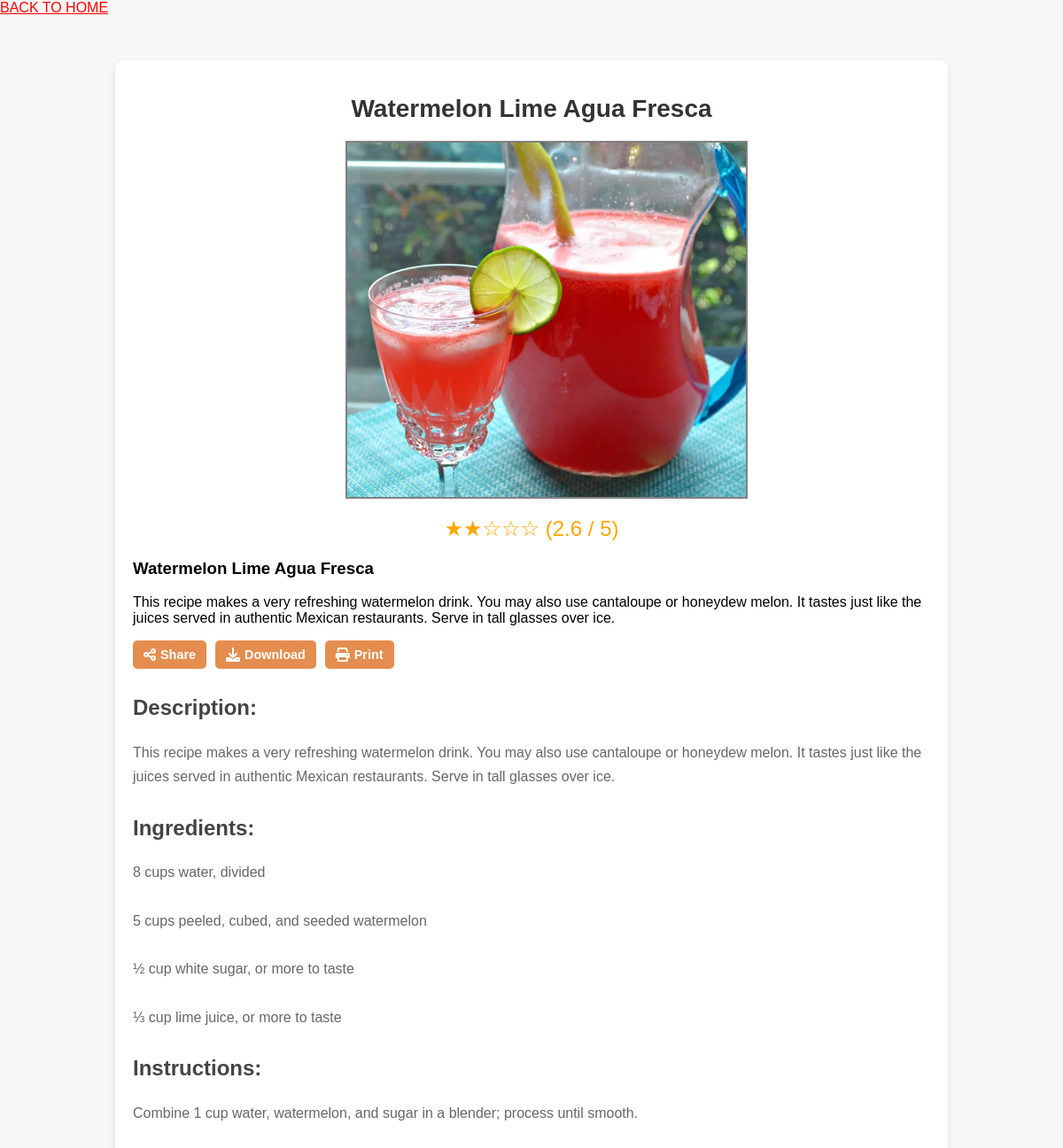
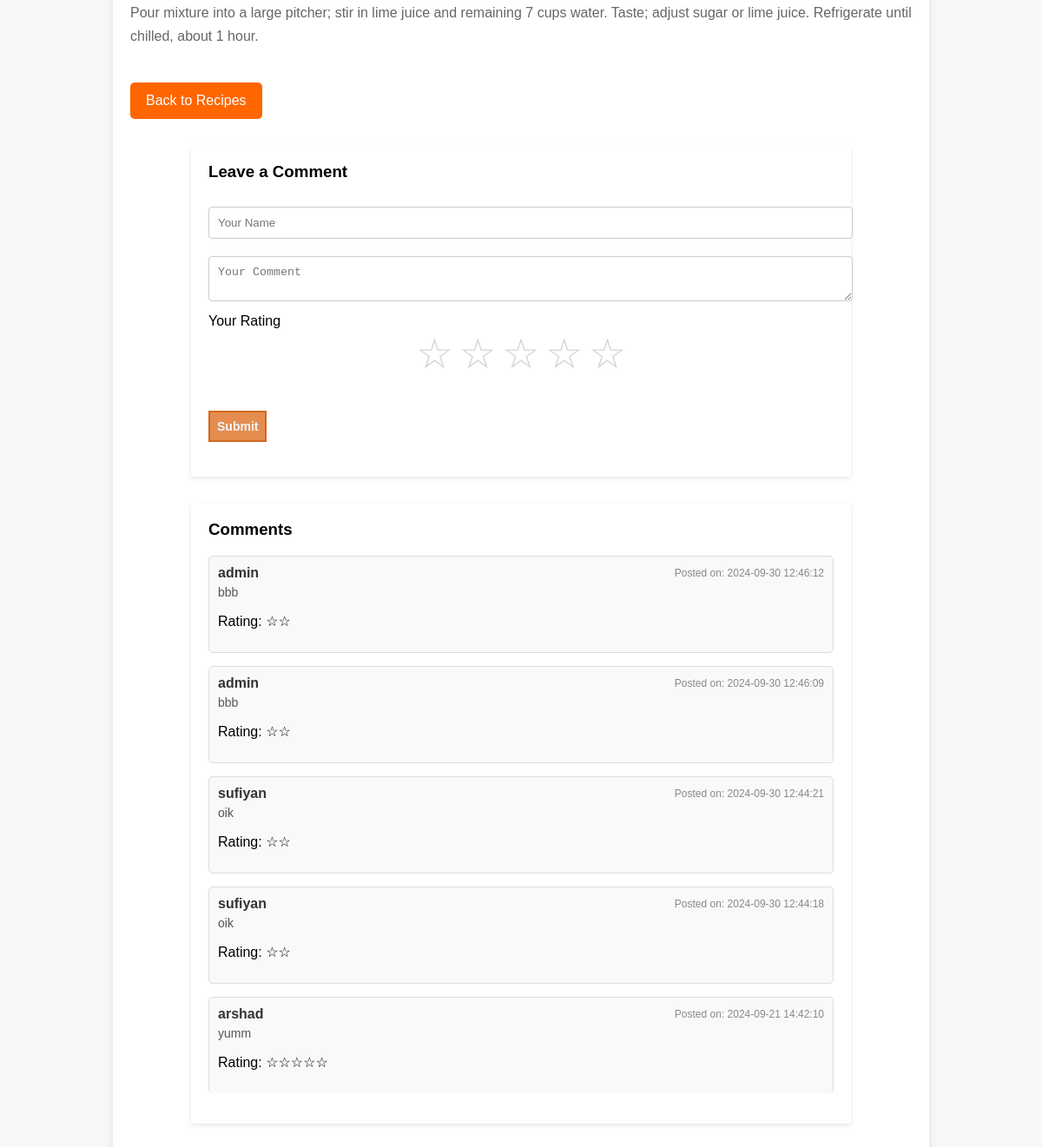
Screenshot of /recipe_detail.php?id=43 with the database file from the repository (2 pictures, top to bottom).
### tables this page shows
CREATE TABLE `recipes` (
  `id` int(11) NOT NULL,
  `title` varchar(255) NOT NULL,
  `description` text DEFAULT NULL,
  `ingredients` text DEFAULT NULL,
  `instructions` text DEFAULT NULL,
  `created_at` timestamp NOT NULL DEFAULT current_timestamp(),
  `category` varchar(50) DEFAULT NULL,
  `image` varchar(255) DEFAULT NULL,
  `rating` int(11) DEFAULT 0,
  `average_rating` float DEFAULT 0,
  `video_url` varchar(255) DEFAULT NULL
);

CREATE TABLE `comments` (
  `id` int(11) NOT NULL,
  `comment` text NOT NULL,
  `created_at` timestamp NOT NULL DEFAULT current_timestamp(),
  `username` varchar(255) NOT NULL,
  `rating` int(11) DEFAULT NULL,
  `recipe_id` int(11) DEFAULT NULL
);

### recipe_detail.php (the view, shortened to what this page needs)
<?php
include 'db_connect.php';
if (isset($_GET['id'])) {
    $recipe_id = $_GET['id'];
    $query = "SELECT * FROM recipes WHERE id = ?";
    $stmt = $conn->prepare($query);
    $stmt->bind_param("i", $recipe_id);
    $stmt->execute();
    $result = $stmt->get_result();
    $recipe = $result->fetch_assoc();
}
?>
<!DOCTYPE html>
<html lang="en">
<head>
</head>
<body>
    <a href="../index.php">BACK TO HOME</a>
<div class="recipe-container">
    <h1><?php echo $recipe['title']; ?></h1>
    <img src="../uploads/<?php echo $recipe['image']; ?>" alt="<?php echo $recipe['title']; ?>">
<div class="rating">
    <?php
    $average_rating = round($recipe['average_rating'], 1);
    echo str_repeat('★', floor($average_rating));
    echo str_repeat('☆', 5 - floor($average_rating));
    ?>
    <span>(<?php echo $average_rating; ?> / 5)</span>
</div>
<div class="recipe-card">
    <h3><?php echo $recipe['title']; ?></h3>
    <p><?php echo $recipe['description']; ?></p>
    <div class="recipe-options">
            <button class="option-btn" onclick="shareRecipe()">
                <i class="fas fa-share-alt"></i> Share
            </button>
            <button class="option-btn" onclick="downloadRecipe()">
                <i class="fas fa-download"></i> Download
            </button>
            <button class="option-btn" onclick="printRecipe()">
                <i class="fas fa-print"></i> Print
            </button>
        </div>
    <div class="recipe-details">
        <h3>Description:</h3>
        <p><?php echo $recipe['description']; ?></p>
        <h3>Ingredients:</h3>
        <p><?php echo nl2br($recipe['ingredients']); ?></p>
        <h3>Instructions:</h3>
        <p><?php echo nl2br($recipe['instructions']); ?></p>
    </div>
    <a href="display_recipes.php" class="back-link">Back to Recipes</a>
</div>
<?php
include 'db_connect.php';
$sql = "SELECT * FROM comments WHERE recipe_id = '$recipe_id' ORDER BY created_at DESC";
$result = $conn->query($sql);
?>
<!DOCTYPE html>
<html lang="en">
<head>
    <link
    href="https://cdnjs.cloudflare.com/ajax/libs/font-awesome/6.0.0-beta3/css/all.min.css"
    rel="stylesheet"/>
</head>
<body>
     <section class="comment-section">
        <h3>Leave a Comment</h3>
        <form action="" method="POST" class="comment-form">
            <input type="text" name="username" id="username" placeholder="Your Name" required>
            <textarea name="comment" id="comment" placeholder="Your Comment" required></textarea>
            <label for="rating">Your Rating</label>
    <div class="rating">
        <input type="radio" name="rating" value="5" id="5"><label for="5">☆</label>
        <input type="radio" name="rating" value="4" id="4"><label for="4">☆</label>
        <input type="radio" name="rating" value="3" id="3"><label for="3">☆</label>
        <input type="radio" name="rating" value="2" id="2"><label for="2">☆</label>
        <input type="radio" name="rating" value="1" id="1"><label for="1">☆</label>
    </div><br>
            <button type="submit">Submit</button>
        </form>
    </section>
   <section class="comment-section">
    <h3>Comments</h3>
    <ul class="comment-list">
        <?php
        if ($result && $result->num_rows > 0) {
            while ($row = $result->fetch_assoc()) {
                echo "<li class='comment-item'>";
                echo "<div class='comment-header'><strong>" . htmlspecialchars($row['username']) . "</strong> <small class='comment-date'>Posted on: " . $row['created_at'] . "</small></div>";
                echo "<p class='comment-content'>" . htmlspecialchars($row['comment']) . "</p>";
                echo '<p>Rating: ' . str_repeat('☆', $row['rating']) . '</p>';
                echo "</li>";
            }
        } else {
            echo "<li class='no-comments'>No comments yet. Be the first to comment!</li>";
        }
        ?>
    </ul>
</section>
</body>
</html>

### recipe_detail.php (style rules this page uses)
body { font-family: 'Arial', sans-serif; background-color: #f7f7f7; margin: 0; padding: 0; }
.recipe-container { max-width: 900px; margin: 50px auto; padding: 20px; background-color: white; box-shadow: 0 4px 8px rgba(0, 0, 0, 0.1); border-radius: 10px; overflow: hidden; }
.recipe-container h1 { font-size: 28px; text-align: center; margin-bottom: 20px; color: #333; }
.recipe-container img { width: 50%; max-height: 400px; object-fit: cover; border:2px solid grey; margin-bottom: 20px; display: block; margin-left: 240px; }
.rating { text-align: center; margin-bottom: 20px; font-size: 24px; color: orange; }
.recipe-details { margin-top: 20px; line-height: 1.7; color: #555; }
.recipe-details h3 { font-size: 24px; margin-bottom: 10px; color: #444; }
.recipe-details p { font-size: 16px; margin-bottom: 20px; color: #666; }
.back-link { display: inline-block; margin-top: 20px; padding: 12px 18px; background-color: #ff6600; color: white; text-decoration: none; font-size: 16px; border-radius: 5px; text-align: center; transition: background-color 0.3s ease; }
a { color: black; }
.comment-section { width: 80%; margin: 20px auto; background-color: white; padding: 20px; box-shadow: 0 2px 5px rgba(0, 0, 0, 0.1); }
.comment-section h3 { margin-top: 0; }
form { margin-bottom: 20px; }
input, textarea { width: 100%; padding: 10px; margin: 10px 0; border: 1px solid #ddd; border-radius: 4px; }
button { cursor:pointer; padding: 8px; border:2px solid chocolate; font-size: 14px; font-weight: 700; background-color: rgb(228, 141, 79); color: aliceblue; }
.comment-section { margin-top: 30px; }
.comment-list { list-style-type: none; padding: 0; margin: 0; }
.comment-item { background-color: #f9f9f9; border: 1px solid #ddd; padding: 15px; margin-bottom: 15px; border-radius: 5px; }
.comment-header { display: flex; justify-content: space-between; align-items: center; margin-bottom: 5px; }
.comment-header strong { font-size: 16px; color: #333; }
.comment-date { font-size: 12px; color: #888; }
.comment-content { font-size: 14px; color: #555; margin: 0; }
.comment-list li { padding: 10px; border-bottom: 1px solid #ddd; }
.comment-list li:last-child { border-bottom: none; }
.comment-section form { margin-bottom: 20px; }
.comment-section input[type="text"], .comment-section textarea { width: 100%; padding: 10px; margin-bottom: 10px; border-radius: 4px; border: 1px solid #ccc; }
.rating label { font-size: 2em; color: lightgray; cursor: pointer; }
.recipe-options { display: flex; gap: 10px; margin-top: 10px; }
.recipe-options button { display: flex; align-items: center; gap: 5px; padding: 8px 12px; background-color: rgb(228, 141, 79); color: #fff; border: none; border-radius: 5px; font-size: 0.9rem; cursor: pointer; transition: background-color 0.3s; }
.recipe-options i { font-size: 1rem; }

### rows the page displays
recipes: title "Watermelon Lime Agua Fresca", image (picture), average_rating "★★", average_rating "☆☆☆", average_rating "2.6", description "This recipe makes a very refreshing watermelon drink. You may also use cantaloupe or honeydew melon. It tastes just like the juices served in authentic Mexican restaurants. Serve in tall glasses over ice.", ingredients "8 cups water, divided 5 cups peeled, cubed, and seeded watermelon ½ cup white sugar, or more to taste ⅓ cup lime juice, or more to taste", instructions "Combine 1 cup water, watermelon, and sugar in a blender; process until smooth. Pour mixture into a large pitcher; stir in lime juice and remaining 7 cups water. Taste; adjust sugar or lime juice. Refrigerate until chilled, about 1 hour."
comments: username "admin", created_at "2024-09-30 12:46:12", comment "bbb", rating "☆☆"
comments: username "admin", created_at "2024-09-30 12:46:09", comment "bbb", rating "☆☆"
comments: username "sufiyan", created_at "2024-09-30 12:44:21", comment "oik", rating "☆☆"
comments: username "sufiyan", created_at "2024-09-30 12:44:18", comment "oik", rating "☆☆"
comments: username "arshad", created_at "2024-09-21 14:42:10", comment "yumm", rating "☆☆☆☆☆"
